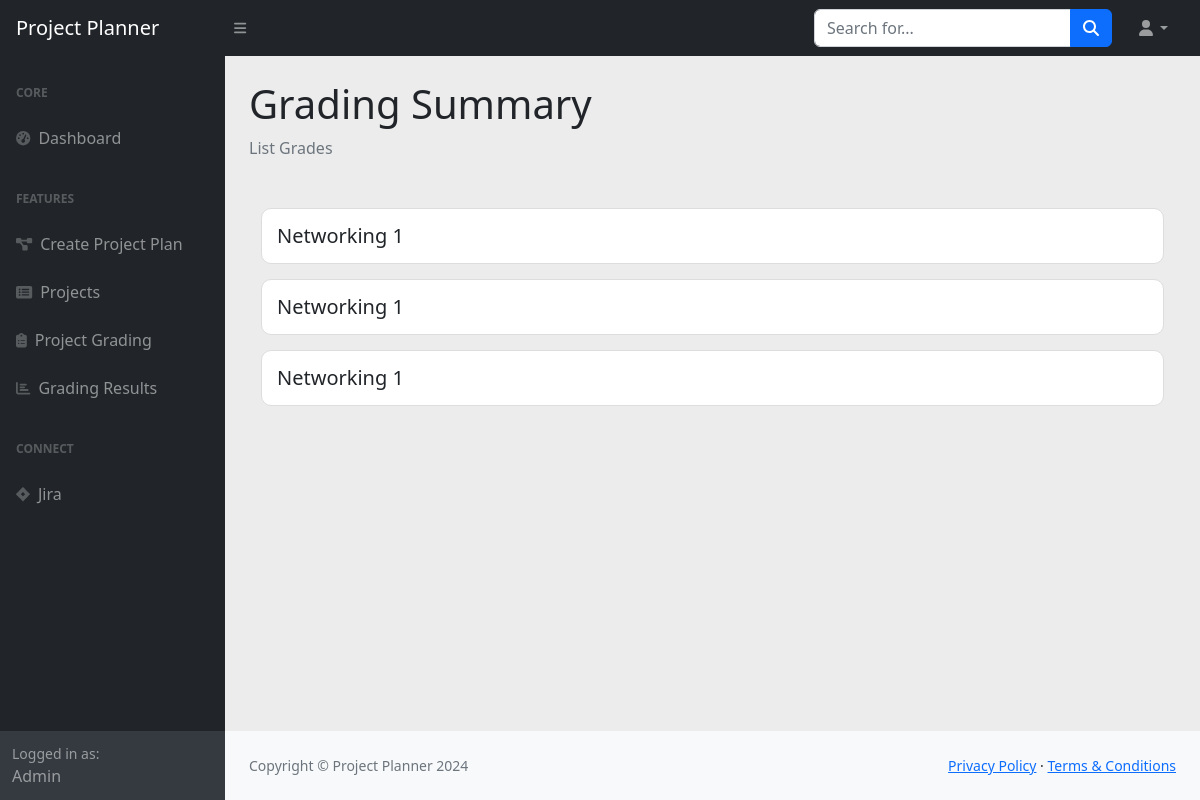
The page /reviewer/list/ on the database as committed earlier.
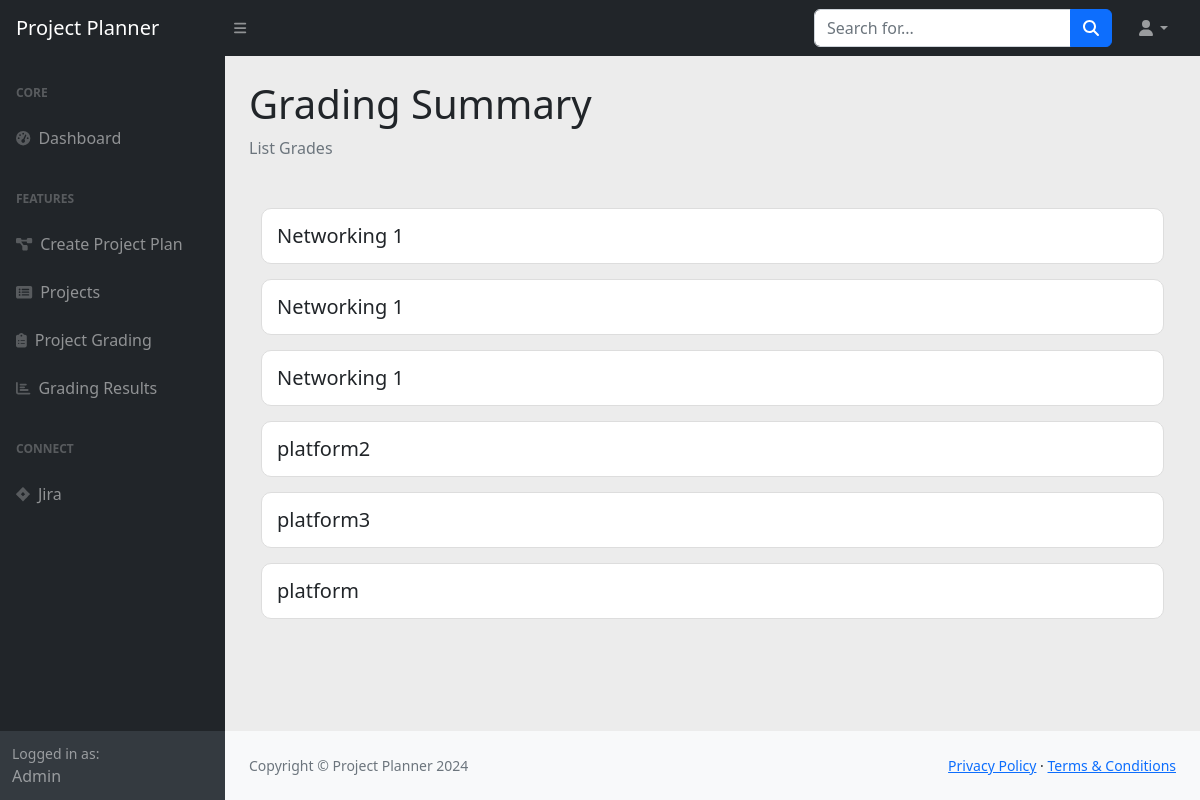
The same page on the database as committed later.
### PlanMyAssignment/models.py (models this page shows)
class Grading(models.Model):
    grader_name = models.CharField(max_length=255)
    description = models.TextField()

### PlanMyAssignment/views.py (the view)
# urls.py: path("reviewer/list/", reviews, name="list_gradings"),
def reviews(request):
    all_gradings = Grading.objects.all()
    context = {
        'gradings': all_gradings
    }
    return render(request, 'gradings.html', context)

### templates/gradings.html (shortened to what this page needs)
{% extends "base.html" %}
{% load static %}
{% block page_heading %}
    Grading Summary
{% endblock %}
{% block heading_content %}
    List Grades
{% endblock %}
{% block page_content %}
<div class="container mt-5">
    {% for grading in gradings %}
    <div class="project-card">
        <h5 class="mb-0" onclick="toggleTasks({{ forloop.counter }})" style="cursor: pointer;">
        {{ grading.grader_name }}
        </h5>
    </div>
    {% endfor %}
</div>
{% endblock %}

### templates/base.html (shortened to what this page needs)
{% load static %}
<!DOCTYPE html>
<html lang="en">
    <head>
        <link href="https://cdn.jsdelivr.net/npm/simple-datatables@7.1.2/dist/style.min.css" rel="stylesheet" />
        <link href="{% static 'css/styles.css' %}" rel="stylesheet" />
    </head>
    <body class="sb-nav-fixed">
        <nav class="sb-topnav navbar navbar-expand navbar-dark bg-dark">
            <a class="navbar-brand ps-3" href="/">Project Planner</a>
            <button class="btn btn-link btn-sm order-1 order-lg-0 me-4 me-lg-0" id="sidebarToggle" href="#!"><i class="fas fa-bars"></i></button>
            <form class="d-none d-md-inline-block form-inline ms-auto me-0 me-md-3 my-2 my-md-0">
                <div class="input-group">
                    <input class="form-control" type="text" placeholder="Search for..." aria-label="Search for..." aria-describedby="btnNavbarSearch" />
                    <button class="btn btn-primary" id="btnNavbarSearch" type="button"><i class="fas fa-search"></i></button>
                </div>
            </form>
            <ul class="navbar-nav ms-auto ms-md-0 me-3 me-lg-4">
                <li class="nav-item dropdown">
                    <a class="nav-link dropdown-toggle" id="navbarDropdown" href="#" role="button" data-bs-toggle="dropdown" aria-expanded="false"><i class="fas fa-user fa-fw"></i></a>
                </li>
            </ul>
        </nav>
        <div id="layoutSidenav">
            <div id="layoutSidenav_nav">
                <nav class="sb-sidenav accordion sb-sidenav-dark" id="sidenavAccordion">
                    <div class="sb-sidenav-menu">
                        <div class="nav">
                            <div class="sb-sidenav-menu-heading">Core</div>
                            <a class="nav-link" href="{% url 'home'%}">
                                <div class="sb-nav-link-icon"><i class="fas fa-tachometer-alt"></i></div>
                                Dashboard
                            </a>
                            <div class="sb-sidenav-menu-heading">Features</div>
                            <a class="nav-link" href="{% url 'create_project' %}">
                                <div class="sb-nav-link-icon"><i class="fas fa-project-diagram"></i></div>
                                Create Project Plan
                            </a>
                            <a class="nav-link" href="{% url 'list_projects' %}">
                                <div class="sb-nav-link-icon"><i class="fas fa-list-alt"></i></div>
                                Projects
                            </a>
                            <a class="nav-link" href="{% url 'create_reviewer' %}">
                                <div class="sb-nav-link-icon"><i class="fas fa-clipboard-list"></i></div>
                                Project Grading
                            </a>
                            <a class="nav-link" href="{% url 'list_gradings' %}">
                                <div class="sb-nav-link-icon"><i class="fas fa-chart-bar"></i></div>
                                Grading Results
                            </a>
                            <div class="sb-sidenav-menu-heading">Connect</div>
                            <a class="nav-link" href="{% url 'list_projects' %}">
                                <div class="sb-nav-link-icon"><i class="fab fa-jira"></i></div>
                                Jira
                            </a>
                        </div>
                    </div>
                    <div class="sb-sidenav-footer">
                        <div class="small">Logged in as:</div>
                        Admin
                    </div>
                </nav>
            </div>
            <div id="layoutSidenav_content">
                <main>
                    <div class="container-fluid px-4">
                        <h1 class="mt-4">
                            {% block page_heading %}{% endblock %}
                        </h1>
                        <ol class="breadcrumb mb-4">
                            <li class="breadcrumb-item active">
                                {% block heading_content %}{% endblock %}
                            </li>
                        </ol>
                        {% block page_content %}{% endblock %}
                    </div>
                </main>
                <footer class="py-4 bg-light mt-auto">
                    <div class="container-fluid px-4">
                        <div class="d-flex align-items-center justify-content-between small">
                            <div class="text-muted">Copyright &copy; Project Planner 2024</div>
                            <div>
                                <a href="/">Privacy Policy</a>
                                &middot;
                                <a href="/">Terms &amp; Conditions</a>
                            </div>
                        </div>
                    </div>
                </footer>
            </div>
        </div>
    </body>
</html>

Rows that differ between the two databases and show on the page:
added Grading: grader_name "platform2"
added Grading: grader_name "platform3"
added Grading: grader_name "platform"
